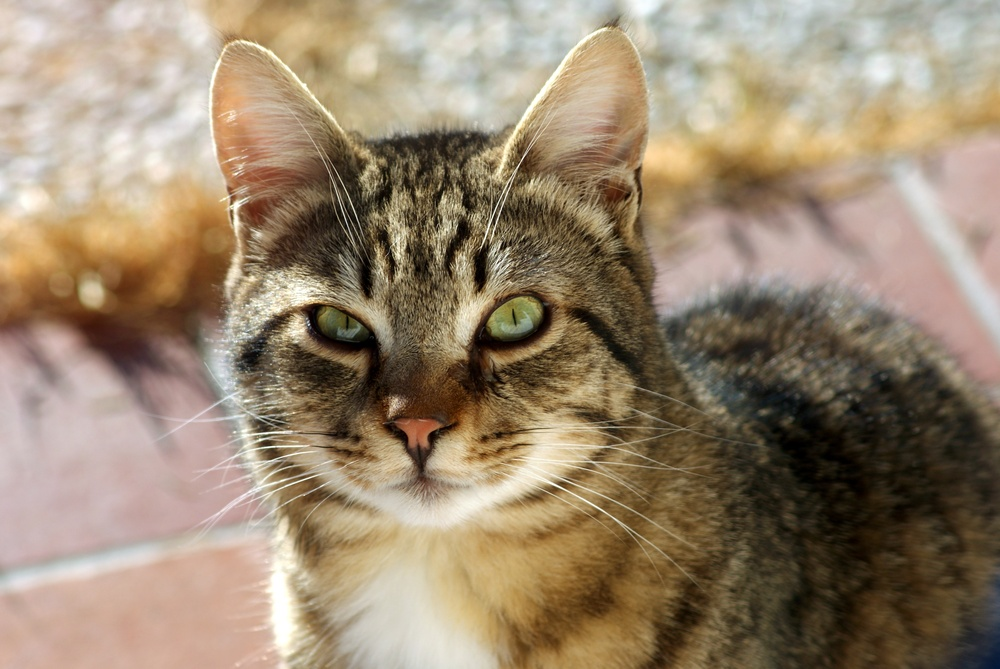
#> input picture cat.jpg, 1000 x 669 px, shrunk from 3872 x 2592 before the run
$ python thresh.py
#> lines starting #> are read from the running program, lines starting #| are printed output that depends on the picture; after the words box and inside, x2 and y2 are one past the last pixel; in counts of white or black regions, pixels touching at a corner belong together
import cv2 as cv

img = cv.imread('cat.jpg')
#> img is the input picture: shape (669, 1000, 3); mean B, G, R 111.8, 134.9, 152.8
cv.imshow('Cat', img)

gray = cv.cvtColor(img, cv.COLOR_BGR2GRAY)
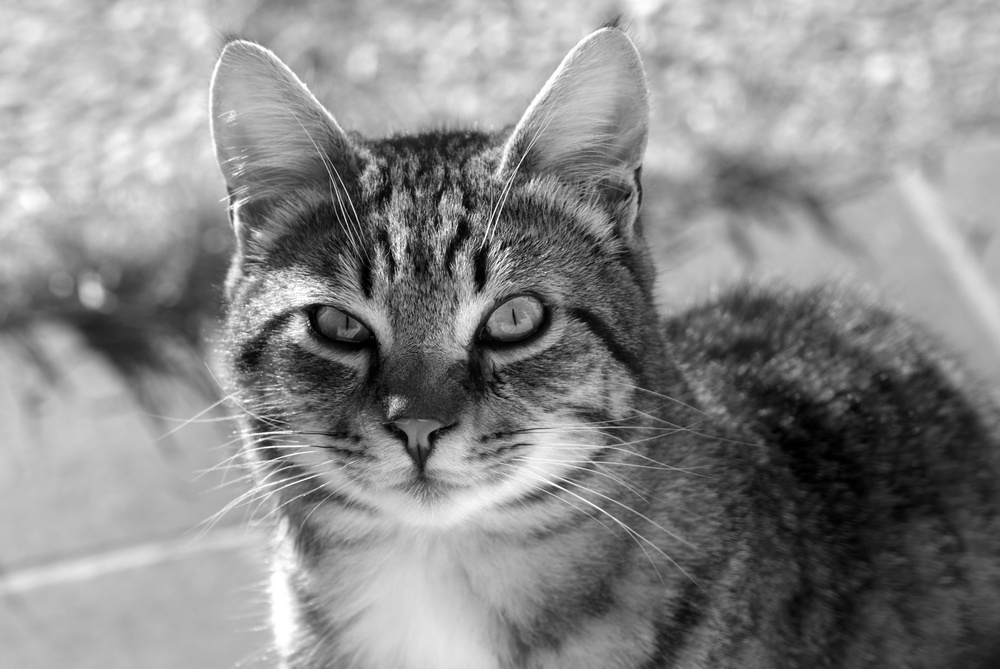
#> gray: shape (669, 1000); min 0, max 255, mean 137.6
cv.imshow('Gray', gray)


# Thresholding : It is binarization of an image
# In general, we convert an image to binary image i.e, an image where pixels are 0 (or black) or 255 (or white)
# For ex: take an image, then take some particular value that we're going to call the thresholding value and compare each pixel of the image
# to this thresholding value. If the pixel intensity is less than threshold value , we set that pixel intensity to 0 (black), else 255 (white).
# In this way we can create a binary image from a regular standalone image


# 1. Simple Thresholding

# before thresholding, convert bgr to grayscale
# We use cv.threshold()   fn  that returns threshold value

threshold, thresh = cv.threshold(gray, 150, 255, cv.THRESH_BINARY)
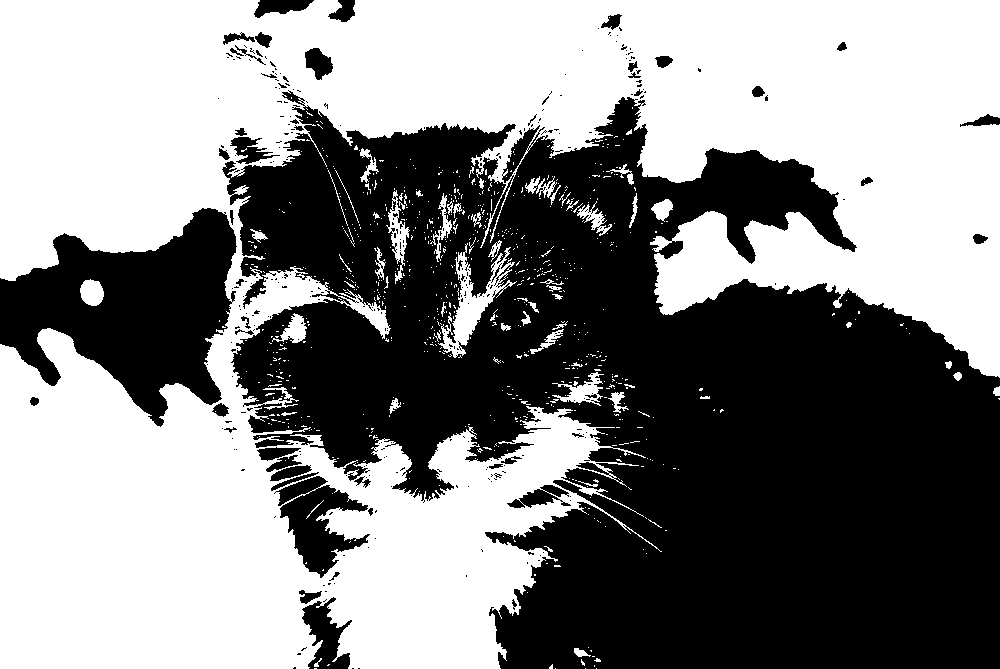
#> thresh: shape (669, 1000); 52.7% white; 334 black regions (282 under 20 px), largest, box (x1, y1, x2, y2) and area: (222, 90, 1000, 669) 273868, (0, 208, 237, 427) 28397, (274, 476, 370, 578) 4426
cv.imshow('Simple Thresholded', thresh)

# it takes 4 parameters, image, thereshold value, max limit(255), Type of threshold
# simple one that converts below thresh value to 0 and above to 255 is cv.THRESH_BINARY
# It returns two things, 1.thresh=> thresholded(binarized) image, and 2. threshold=> the threshold value we passed (150 here)

threshold, thresh_inv = cv.threshold(gray, 150, 255, cv.THRESH_BINARY_INV)
cv.imshow('Simple Thresholded Inverse', thresh_inv)

# evythg is same just pixels less threshold are now white(255) and above are black(0)


# 2. Adaptive Thresholding

# we observed that, we get diff thresholded images with diff threshold values.
# we have to manuallyspecify threshold value, we can let the computer find the optimal threshold value itself
# using that value it bnarises the image.

# the algorithm determines the threshold for a pixel based on a small region around it. So we get different thresholds for different regions of the same image
#  which gives better results for images with varying illumination.

adaptive_thresh = cv.adaptiveThreshold(gray, 255, cv.ADAPTIVE_THRESH_GAUSSIAN_C, cv.THRESH_BINARY, 11, 1 )
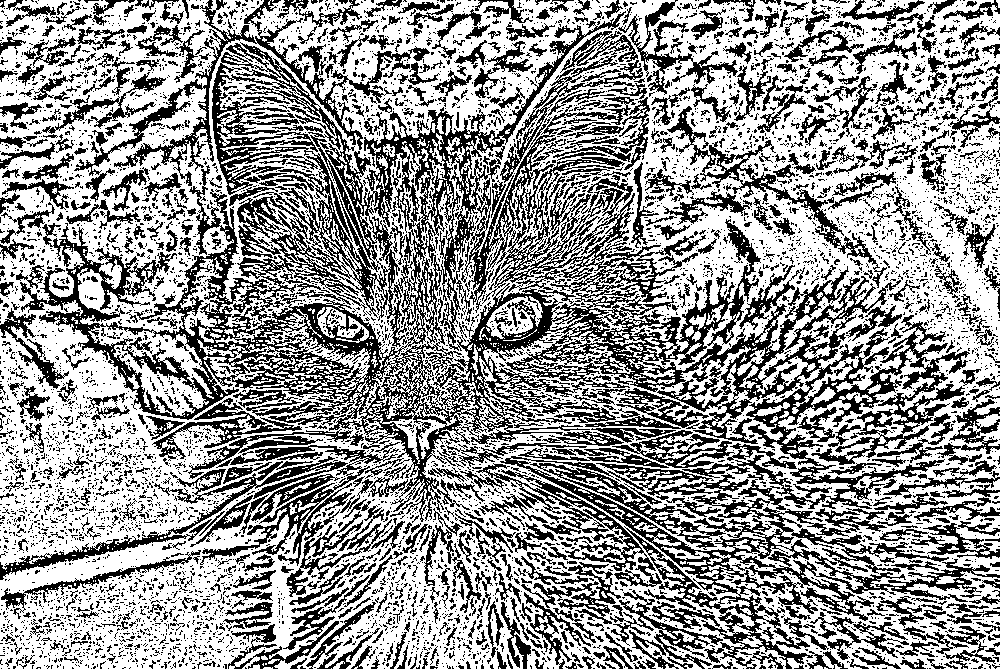
#> adaptive_thresh: shape (669, 1000); 59.6% white; 6665 black regions (5814 under 20 px), largest, box (x1, y1, x2, y2) and area: (20, 11, 970, 522) 100123, (460, 456, 1000, 669) 20378, (74, 0, 430, 186) 6108
cv.imshow('Adaptive Thresholding', adaptive_thresh)

# it takes source image, max limit, adaptiveMethod, type of threshold, kernel size to find the optimal threshold value and blocksize =>C(int) value which is subtracted from mean ;as parameters
# in adaptive threshold threshold value is diff for diff regions of image

adaptive_thresh_inv = cv.adaptiveThreshold(gray, 255, cv.ADAPTIVE_THRESH_MEAN_C, cv.THRESH_BINARY_INV, 11, 3)
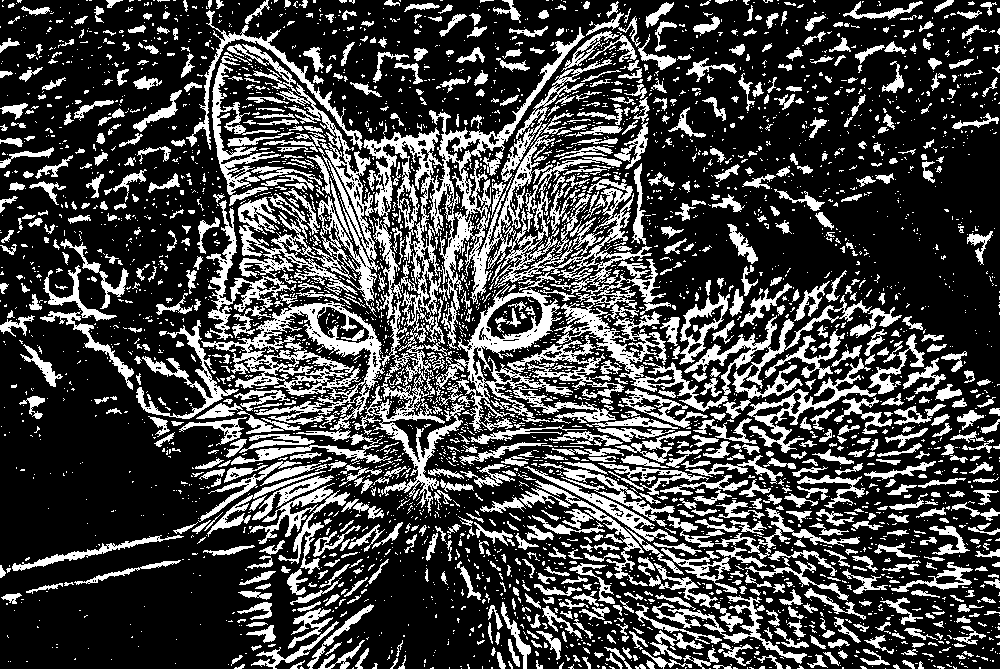
#> adaptive_thresh_inv: shape (669, 1000); 27.5% white; 4037 white regions (3101 under 20 px), largest, box (x1, y1, x2, y2) and area: (354, 27, 652, 513) 21542, (227, 44, 380, 317) 7183, (201, 301, 385, 430) 6719
cv.imshow('Adaptive Thresholding Inverse', adaptive_thresh_inv)
# Gaussian method=> add a weight to each pixel value and computed mean across the pixels


cv.waitKey(0)

$ run again, with Boston.jpg copied over cat.jpg
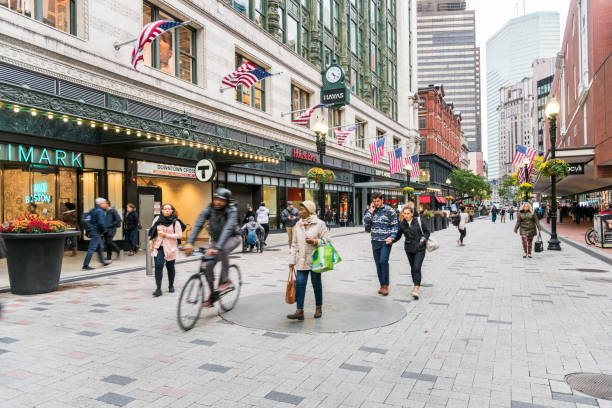
#> input picture Boston.jpg, 612 x 408 px
#> img is the input picture: shape (408, 612, 3); mean B, G, R 153.3, 159.1, 164.1
#> `threshold, thresh = cv.threshold(gray, 150, 255, cv.THRESH_BINARY)`:
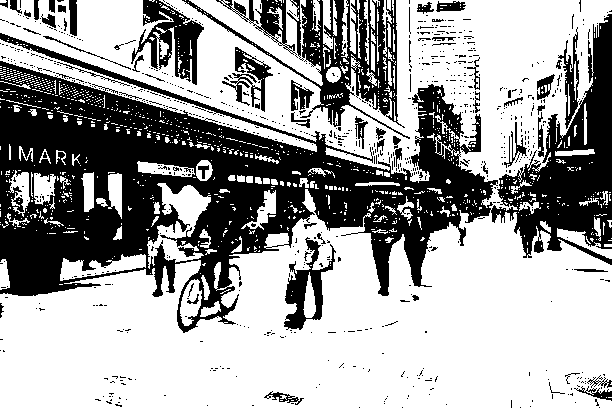
#> thresh: shape (408, 612); 63.5% white; 814 black regions (750 under 20 px), largest, box (x1, y1, x2, y2) and area: (0, 14, 612, 333) 70043, (182, 0, 410, 139) 7059, (131, 0, 204, 85) 2612
#> adaptive_thresh: shape (408, 612); 56% white; black in thin lines or dots
#> `adaptive_thresh_inv = cv.adaptiveThreshold(gray, 255, cv.ADAPTIVE_THRE..`:
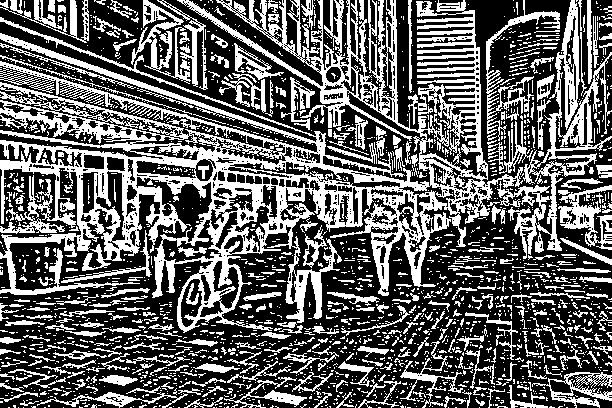
#> adaptive_thresh_inv: shape (408, 612); 38.1% white; 2192 white regions (1838 under 20 px), largest, box (x1, y1, x2, y2) and area: (0, 0, 523, 333) 49720, (497, 0, 612, 259) 5438, (486, 0, 560, 141) 1458

$ run again, with kitten.jpg copied over cat.jpg
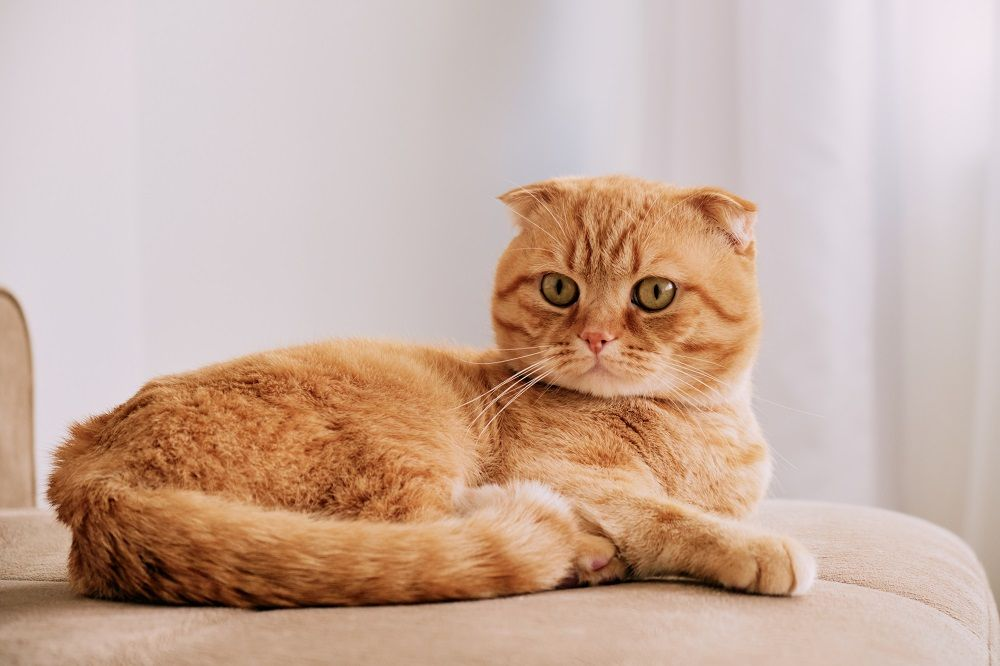
#> input picture kitten.jpg, 1000 x 666 px
#> img is the input picture: shape (666, 1000, 3); mean B, G, R 160.3, 174.6, 201.5
#> `threshold, thresh = cv.threshold(gray, 150, 255, cv.THRESH_BINARY)`:
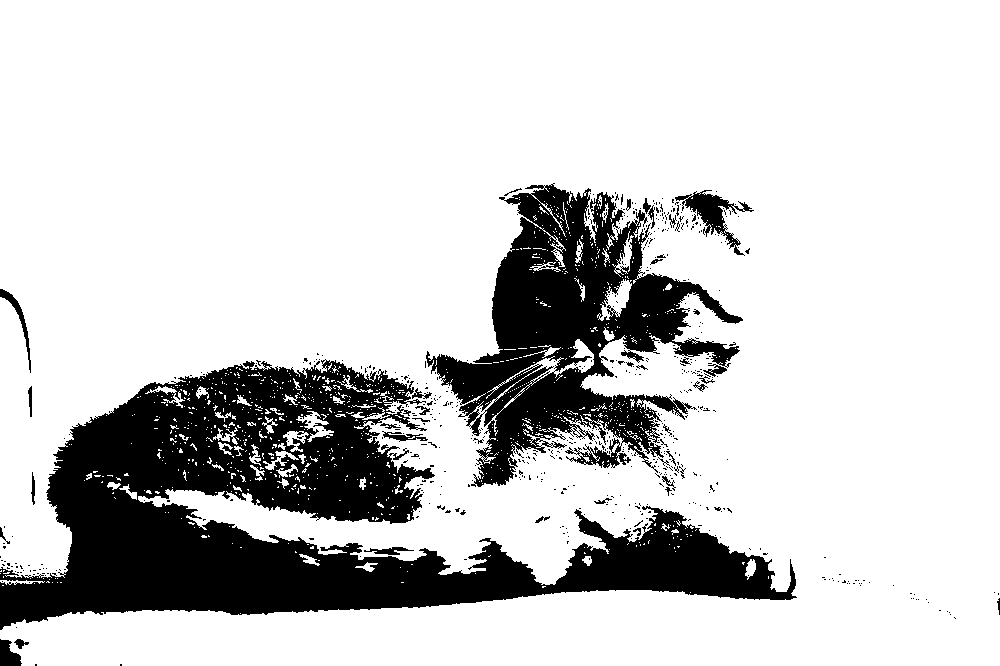
#> thresh: shape (666, 1000); 80.5% white; 602 black regions (562 under 20 px), largest, box (x1, y1, x2, y2) and area: (0, 359, 797, 630) 86565, (426, 183, 743, 487) 37831, (675, 190, 754, 256) 1390
#> adaptive_thresh: shape (666, 1000); 76.6% white; black in thin lines or dots
#> `adaptive_thresh_inv = cv.adaptiveThreshold(gray, 255, cv.ADAPTIVE_THRE..`:
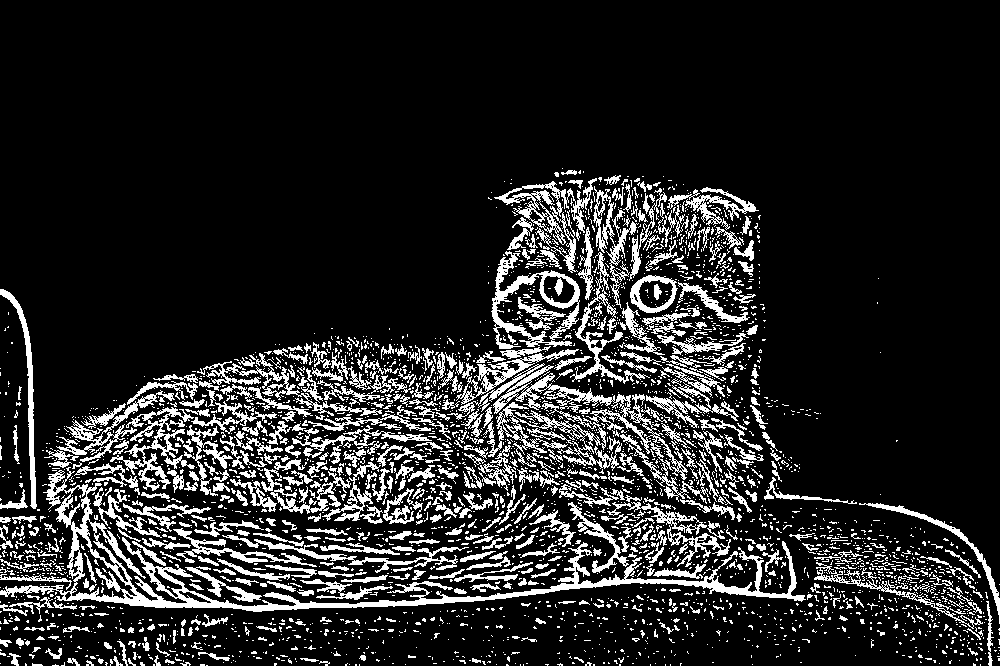
#> adaptive_thresh_inv: shape (666, 1000); 14.9% white; 3455 white regions (2895 under 20 px), largest, box (x1, y1, x2, y2) and area: (0, 467, 806, 612) 10113, (493, 365, 707, 504) 3234, (483, 402, 622, 471) 2500

$ run again, with monkey.jpg copied over cat.jpg
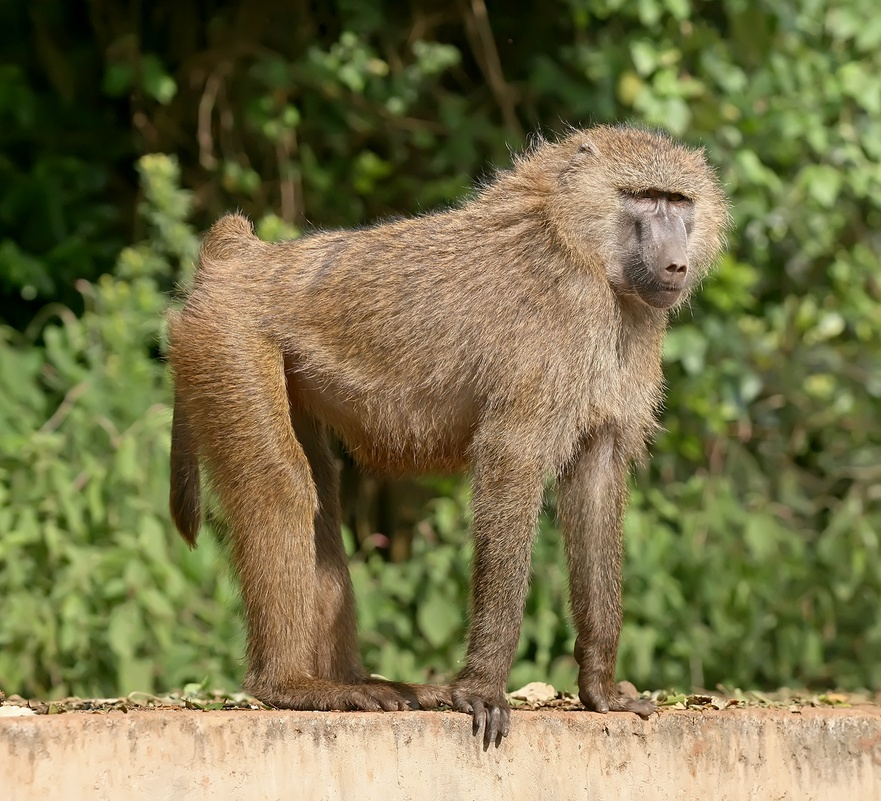
#> input picture monkey.jpg, 881 x 801 px, shrunk from 1709 x 1553 before the run
#> img is the input picture: shape (801, 881, 3); mean B, G, R 73, 114.2, 118.6
#> `threshold, thresh = cv.threshold(gray, 150, 255, cv.THRESH_BINARY)`:
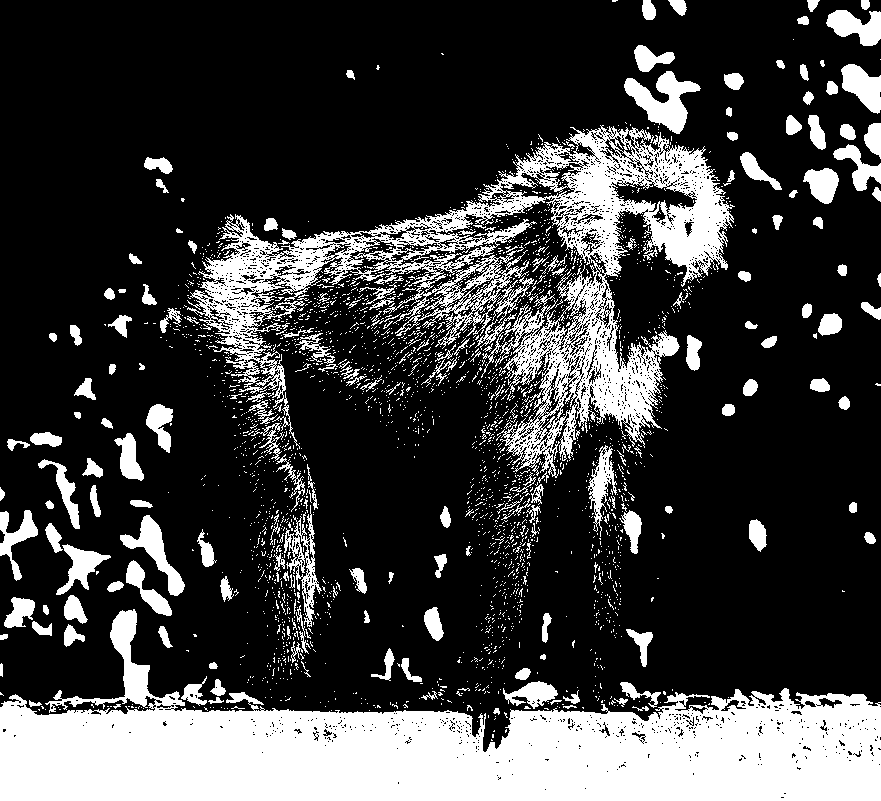
#> thresh: shape (801, 881); 24.8% white; 2688 white regions (2477 under 20 px), largest, box (x1, y1, x2, y2) and area: (0, 609, 881, 801) 82560, (187, 125, 735, 478) 46852, (624, 71, 701, 134) 2173
#> adaptive_thresh: shape (801, 881); 58.6% white; 5740 black regions (5276 under 20 px), largest, box (x1, y1, x2, y2) and area: (0, 0, 881, 801) 194703, (258, 0, 507, 136) 6287, (51, 412, 154, 549) 3221
#> `adaptive_thresh_inv = cv.adaptiveThreshold(gray, 255, cv.ADAPTIVE_THRE..`:
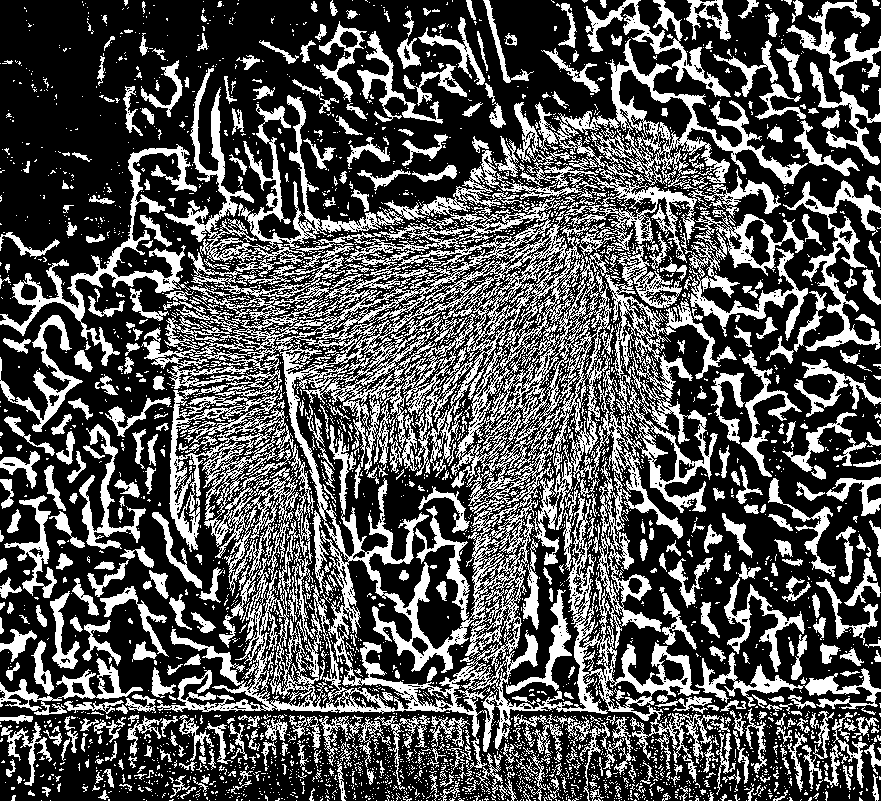
#> adaptive_thresh_inv: shape (801, 881); 33.2% white; 4308 white regions (3709 under 20 px), largest, box (x1, y1, x2, y2) and area: (141, 95, 737, 783) 99354, (535, 39, 808, 186) 7374, (0, 144, 197, 366) 5153
